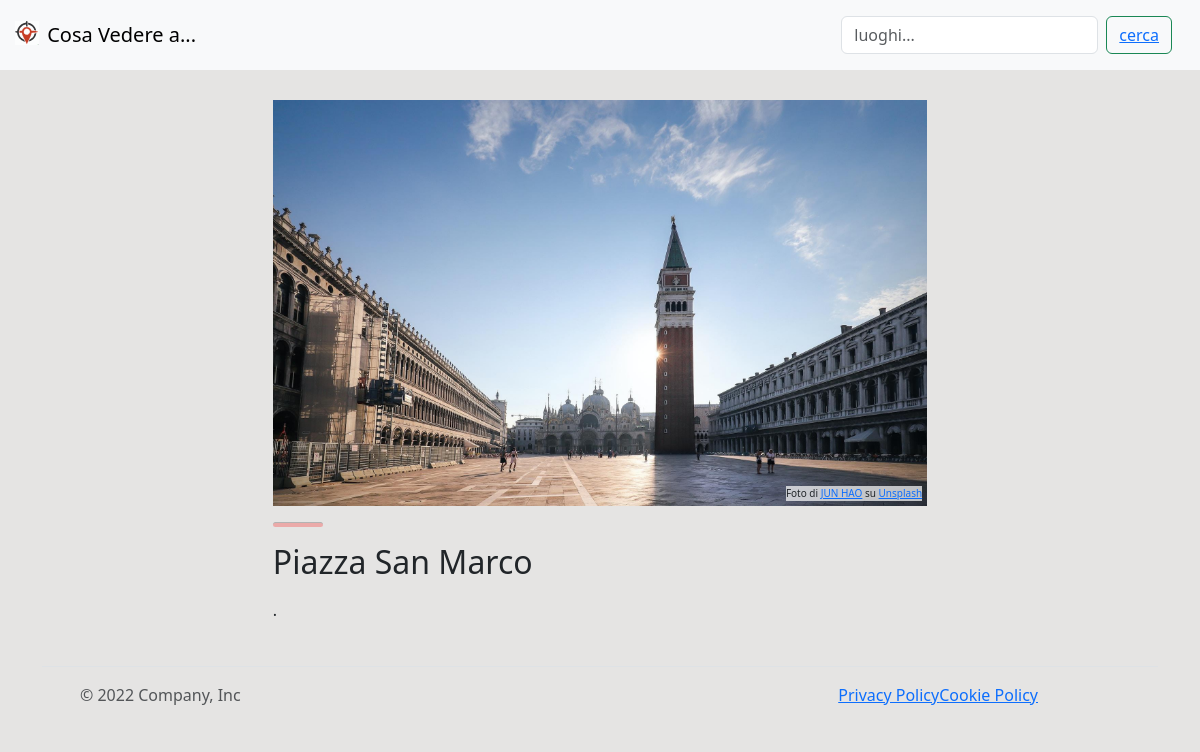
/italia/Piazza San Marco/Piazza San Marco/, run on the app's committed database.
### luoghi/models.py (models this page shows, shortened)
class PlaceToVisit(models.Model):
    dove = models.ForeignKey(City, default=None, on_delete=models.CASCADE) #models.SET_NULL,      null =True
    nome = models.CharField(max_length=50)
    immagine = models.ImageField()
    immagine_45 = models.ImageField()
    autore = RichTextUploadingField()
    descrizione = RichTextUploadingField()
    prezzo = models.FloatField(blank=True)
    storia = RichTextUploadingField()
    riassunto = RichTextUploadingField()
    mappa = RichTextUploadingField()
    class Meta:
      ordering = ['-dove']

### luoghi/views.py (the view)
# urls.py: path('<str:nome_luogo>/<str:nome>/', views.detail),
def detail(request, nome=None, *args, **kwargs):
    detail_obj=None
    if nome is not None:
        detail_obj = PlaceToVisit.objects.get(nome=nome)
    data={
        "data":detail_obj,
    }
    return render(request, 'luoghi/detail_place.html', context=data)

### luoghi/templates/luoghi/detail_place.html (shortened to what this page needs)
{% extends "base.html" %}
{% load static %}
{% block content %}
<link rel="stylesheet" href="{% static 'styles/style_city.css' %}">
<div class="general_city">
    <div class="content-fluid">
        <div class="row">
            <div class="col-lg-1 col-sm-1 col-xl-1">
            </div>
            <div class="col-lg-10 col-sm-10 col-xl-10">
                <div id="info">
                    <div class="first-image">
                        <img src="{{ data.immagine.url }}" alt="">
                        <div id="autore">
                            <p id="autore-p">{{ data.autore | safe }}</p>
                        </div>
                    </div>
                    <div class="content-introduction">
                        <hr>
                        <h2>{{ data.nome }}</h2>
                        <p>{{ data.descrizione | safe}}</p>
                    </div>
                </div>
            </div>
            <div class="col-lg-1 col-sm-1 col-xl-1">
            </div>
        </div>
    </div>
</div>
{% endblock %}

### static/styles/style_city.css (style rules this page uses)
.general_city { position: relative; display: flex; margin-top: 5em; width: 100%; justify-content: center; align-items: center; height: 100%; background-color: #e5e4e3; }
#info { position: relative; display: block; justify-content: center; align-items: center; margin: 20px; max-width: 750px; background-color: #e5e4e3; height: 100%; }
.first-image { display: inline-block; position: relative; }
.first-image img { width: 100%; z-index: 1; }
#autore { position: absolute; bottom: 0; right: 0; z-index: 1000; background-color: rgba(255, 255, 255, 0.7); backdrop-filter: blur(10px); margin: 5px; }
#autore-p { font-size: 10px; margin-bottom: 0; }
p { font-size: 16px; }
hr { background-color: red; border-radius: 5px; border: 3px red; width: 50px; height: 5px; margin-top: 20px; margin-bottom: 5px; }

### data on the page
PlaceToVisit: immagine (picture), autore "Foto di JUN HAO su Unsplash", nome "Piazza San Marco", descrizione "."
